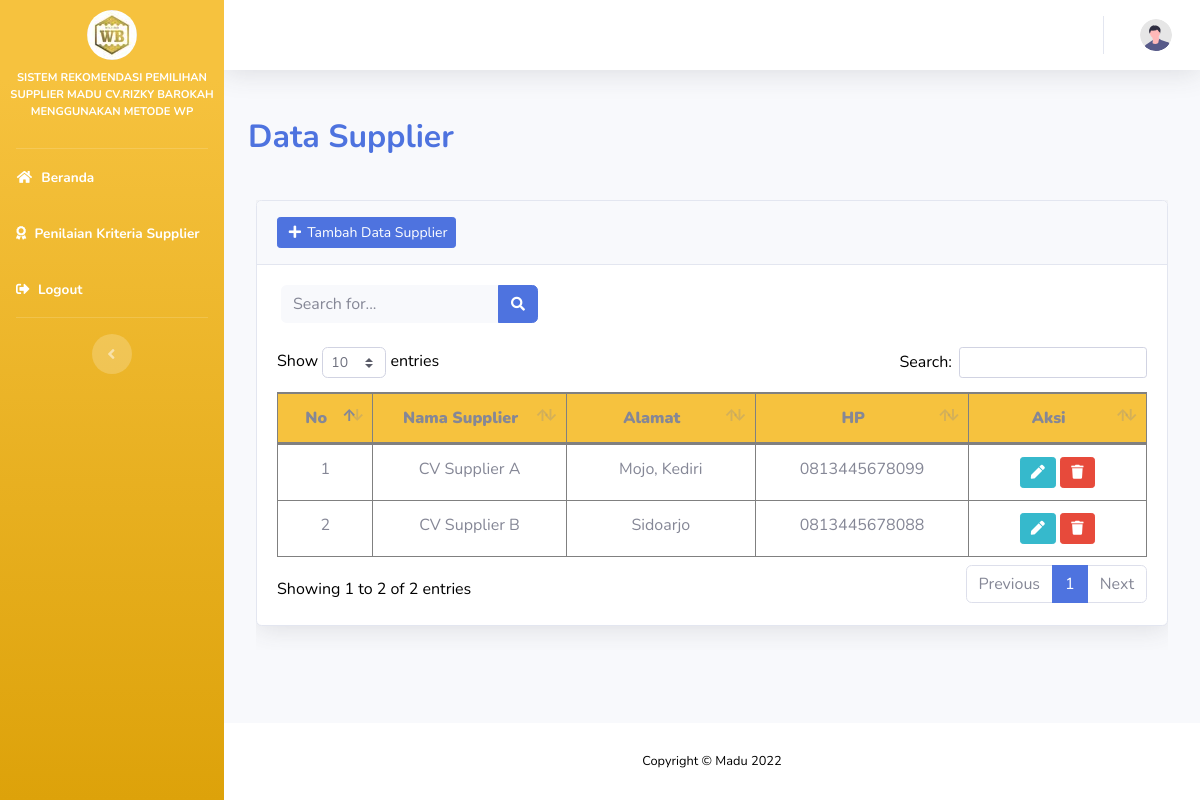
Page /index.php/supplier on the earlier database version.
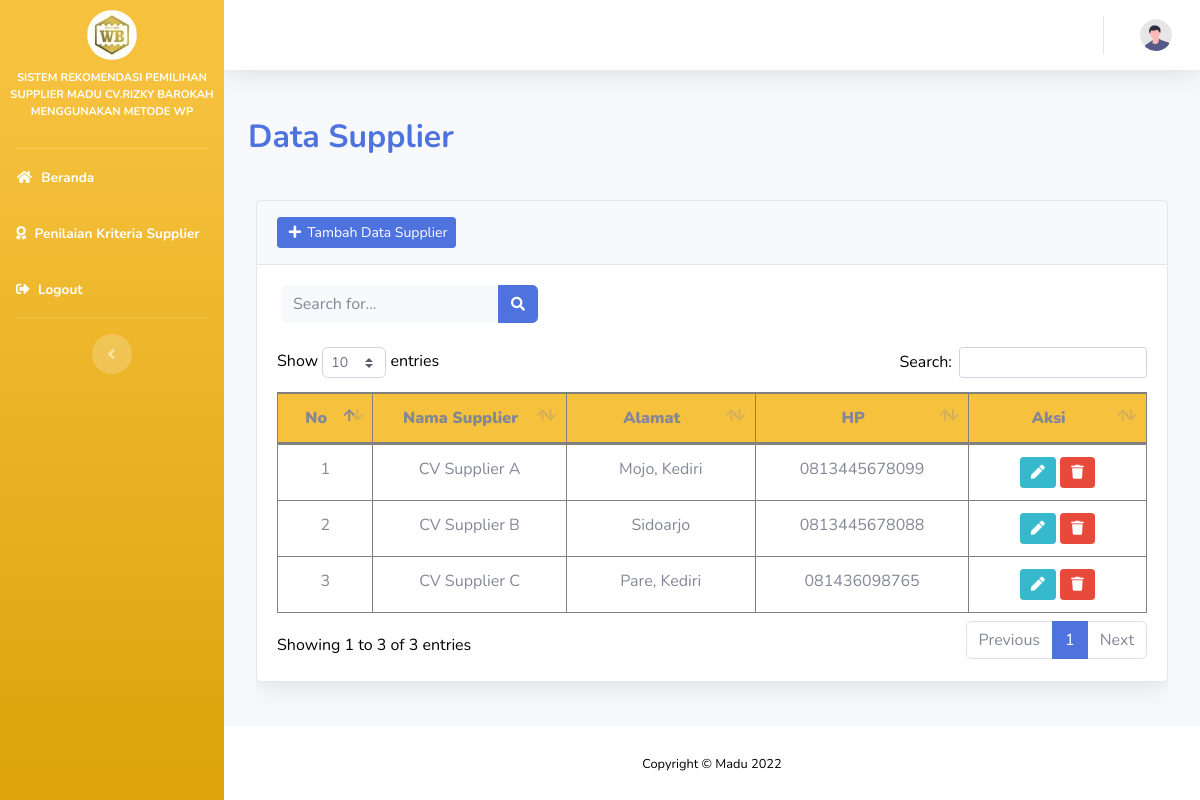
Same page on the later database version.
### tables this page shows
CREATE TABLE `supplier` (
  `id_supplier` int(11) NOT NULL,
  `nama` varchar(100) NOT NULL,
  `alamat` varchar(100) NOT NULL,
  `hp` varchar(20) NOT NULL,
  `id_admin` int(11) DEFAULT NULL
);

### application/controllers/Supplier.php (called while the page is built, shortened)
<?php
class Supplier extends CI_Controller
{
    public function __construct()
    {
        $this->load->model("supplier_model");
        $this->load->model("nilai_model");
        $this->load->model("bobot_model");
        $this->load->library('session');
        $this->load->library('form_validation');
        $this->load->library('pagination');
    }
    public function index()
    {
        $config['base_url'] = site_url('supplier/index');
        $config['total_rows'] = $this->db->count_all('supplier');
        $config['per_page'] = 5;
        $config["uri_segment"] = 3;
        $choice = $config["total_rows"] / $config["per_page"];
        $config["num_links"] = floor($choice);
        $config['first_link']       = 'First';
        $config['last_link']        = 'Last';
        $config['next_link']        = 'Next';
        $config['prev_link']        = 'Prev';
        $config['full_tag_open']    = '<div class="pagging text-center"><nav><ul class="pagination justify-content-center">';
        $config['full_tag_close']   = '</ul></nav></div>';
        $config['num_tag_open']     = '<li class="page-item"><span class="page-link">';
        $config['num_tag_close']    = '</span></li>';
        $config['cur_tag_open']     = '<li class="page-item active"><span class="page-link">';
        $config['cur_tag_close']    = '<span class="sr-only">(current)</span></span></li>';
        $config['next_tag_open']    = '<li class="page-item"><span class="page-link">';
        $config['next_tagl_close']  = '<span aria-hidden="true">&raquo;</span></span></li>';
        $config['prev_tag_open']    = '<li class="page-item"><span class="page-link">';
        $config['prev_tagl_close']  = '</span>Next</li>';
        $config['first_tag_open']   = '<li class="page-item"><span class="page-link">';
        $config['first_tagl_close'] = '</span></li>';
        $config['last_tag_open']    = '<li class="page-item"><span class="page-link">';
        $config['last_tagl_close']  = '</span></li>';
        $this->pagination->initialize($config);
        $data['page'] = ($this->uri->segment(3)) ? $this->uri->segment(3) : 0;
        $data['pagination'] = $this->pagination->create_links();
        if ($this->input->get('keyword')) {
            $data['keyword'] = $this->input->get('keyword');
            $this->load->model('supplier_model');
            $data['supplier'] = $this->supplier_model->search($data['keyword']);
            $this->load->view('supplier/list', $data);
        } else {
            $data['supplier'] = $this->supplier_model->get_supplier_list($config["per_page"], $data['page']);
            $data['nilai_supplier'] = $this->supplier_model->join2table()->result();
            $this->load->view('supplier/list', $data);
        }
    }
}

### index.php (called while the page is built, shortened)
<?php
require_once BASEPATH.'core/CodeIgniter.php';

### application/config/config.php (called while the page is built, shortened)
<?php
$config['base_url'] = 'http://localhost/madu';
$config['index_page'] = '';
$config['uri_protocol']    = 'REQUEST_URI';
$config['url_suffix'] = '';
$config['language']    = 'english';
$config['charset'] = 'UTF-8';
$config['enable_hooks'] = FALSE;
$config['subclass_prefix'] = 'MY_';
$config['composer_autoload'] = FALSE;
$config['permitted_uri_chars'] = 'a-z 0-9~%.:_\-\=';
$config['enable_query_strings'] = FALSE;
$config['controller_trigger'] = 'c';
$config['function_trigger'] = 'm';
$config['directory_trigger'] = 'd';
$config['allow_get_array'] = TRUE;
$config['log_threshold'] = 0;
$config['log_path'] = '';
$config['log_file_extension'] = '';
$config['log_file_permissions'] = 0644;
$config['log_date_format'] = 'Y-m-d H:i:s';
$config['error_views_path'] = '';
$config['cache_path'] = '';
$config['cache_query_string'] = FALSE;
$config['encryption_key'] = '';
$config['sess_driver'] = 'files';
$config['sess_cookie_name'] = 'ci_session';
$config['sess_expiration'] = 7200;
$config['sess_save_path'] = NULL;
$config['sess_match_ip'] = FALSE;
$config['sess_time_to_update'] = 300;
$config['sess_regenerate_destroy'] = FALSE;
$config['cookie_prefix']    = '';
$config['cookie_domain']    = '';
$config['cookie_path']        = '/';
$config['cookie_secure']    = FALSE;
$config['cookie_httponly']     = FALSE;
$config['standardize_newlines'] = FALSE;
$config['global_xss_filtering'] = FALSE;
$config['csrf_protection'] = FALSE;
$config['csrf_token_name'] = 'csrf_test_name';
$config['csrf_cookie_name'] = 'csrf_cookie_name';
$config['csrf_expire'] = 7200;
$config['csrf_regenerate'] = TRUE;
$config['csrf_exclude_uris'] = array();
$config['compress_output'] = FALSE;
$config['time_reference'] = 'local';
$config['rewrite_short_tags'] = FALSE;
$config['proxy_ips'] = '';

### application/models/Supplier_model.php (called while the page is built, shortened)
<?php defined('BASEPATH') OR exit('No direct script access allowed');
class Supplier_model extends CI_Model
{
    private $_table = "supplier";
	function get_supplier_list($limit, $start){
        $this->db->order_by('nama', 'ASC');
        return $this->db->get($this->_table, $limit, $start)->result();
    }
	function join2table(){
      $this->db->select('*');
      $this->db->from('supplier');
      $this->db->join('nilai','supplier.id_supplier = nilai.id_supplier');
      $query = $this->db->get();
      return $query;
   }
}

### application/views/supplier/list.php (the view, shortened to what this page needs)
<!DOCTYPE html>
<html lang="en">
<?php $this->load->view("head.php") ?>
<body id="page-top">
    <div id="wrapper">
        <?php $this->load->view("sidebar.php") ?>
        <div id="content-wrapper" class="d-flex flex-column">
            <div id="content">
                <?php $this->load->view("navbar.php") ?>
                <ul class="navbar-nav ml-auto">
                    <li class="nav-item no-arrow">
                    </li>
                </ul>
                <div class="container-fluid">
                    <div class="d-sm-flex align-items-center justify-content-between mb-4">
                        <h2 class="m-0 font-weight-bold text-primary">Data Supplier</h2>
                    </div>
                    <div class="row">
                        <div class="card-body">
                            <div id="wrapper">
                                <div id="content-wrapper">
                                    <div class="card shadow mb-4">
                                        <div class="card-header py-3">
                                            <a href="<?php echo site_url('supplier/add') ?>" class="btn btn-primary btn-sm"><i class="fas fa-fw fa-plus"></i> Tambah Data Supplier</a>
                                        </div>
                                        <div class="card-body">
                                            <div class="row">
                                                <form action="" method="get" class="d-none d-sm-inline-block form-inline mr-auto ml-md-3 my-2 my-md-0 mw-100 navbar-search">
                                                    <div class="input-group">
                                                        <input type="text" class="form-control bg-light border-0 small" placeholder="Search for..." aria-label="Search" aria-describedby="basic-addon2" name="keyword">
                                                        <div class="input-group-append">
                                                            <button class="btn btn-primary" type="submit">
                                                                <i class="fas fa-search fa-sm"></i>
                                                            </button>
                                                        </div>
                                                    </div>
                                                </form>
                                            </div>
                                            <br>
                                            <div class="table-responsive">
                                                <table class="table table-bordered" id="dataTable" width="100%" cellspacing="0">
                                                    <thead>
                                                        <tr style="background-color:#f6c23e;">
                                                            <th style="text-align:center"><strong>No</strong></th>
                                                            <th style="text-align:center"><strong>Nama Supplier</strong></th>
                                                            <th style="text-align:center"><strong>Alamat</strong></th>
                                                            <th style="text-align:center"><strong>HP</strong></th>
                                                            <th style="text-align:center"><strong>Aksi</strong></th>
                                                        </tr>
                                                    </thead>
                                                    <tbody>
                                                        <?php $no = 1;
                                                        foreach ($supplier as $sup) : ?>
                                                            <tr>
                                                                <td style="text-align:center" width="100">
                                                                    <?= $no++; ?>
                                                                <td style="text-align:center" width="250">
                                                                    <?php echo $sup->nama ?>
                                                                </td>
                                                                <td style="text-align:center" width="250">
                                                                    <?php echo $sup->alamat ?>
                                                                </td>
                                                                <td style="text-align:center" width="250">
                                                                    <?php echo $sup->hp ?>
                                                                </td>
                                                                <td style="text-align:center" width="250">
                                                                    <a href="<?php echo site_url('supplier/edit/' . $sup->id_supplier) ?>" class="btn btn-info btn-sm"><i class="fas fa-fw fa-pen" title="Edit"></i></a>
                                                                    <a onclick="if (confirm('Benarkah ingin menghapus?')){return true;}else{event.stopPropagation(); event.preventDefault();};" href="<?php echo site_url('supplier/delete/' . $sup->id_supplier) ?>" class="btn btn-danger btn-sm" title="Hapus"><i class="fas fa-fw fa-trash"></i></a>
                                                                </td>
                                                            </tr>
                                                        <?php endforeach; ?>
                                                    </tbody>
                                                </table>
                                            </div>
                                        </div>
                                    </div>
                                </div>
                            </div>
                        </div>
                    </div>
                </div>
            </div>
            <?php $this->load->view("footer.php") ?>
        </div>
    </div>
</body>
</html>

### application/views/head.php (shortened to what this page needs)
<head>
    <link href="<?= base_url("assets"); ?>/vendor/fontawesome-free/css/all.min.css" rel="stylesheet" type="text/css">
    <link href="<?= base_url("assets"); ?>/css/sb-admin-2.css" rel="stylesheet">
    <link href="<?= base_url("assets"); ?>/vendor/datatables/dataTables.bootstrap4.min.css" rel="stylesheet">
</head>

### application/views/sidebar.php (shortened to what this page needs)
<ul class="navbar-nav bg-gradient-warning sidebar sidebar-dark accordion navbar-fixed" id="accordionSidebar">
    <a class="sidebar-brand d-flex align-items-center justify-content-center" href="index.html">
        <div class="sidebar-brand-icon">
            <img class="img-profile rounded-circle" src="<?= base_url("assets"); ?>/img/logokecil.jpg">
        </div>
    </a>
    <div class="text-xs font-weight-bold text-white text-uppercase mb-1" style="text-align:center">
        Sistem Rekomendasi Pemilihan Supplier Madu CV.RIZKY BAROKAH MENGGUNAKAN METODE WP</div>
    <br>
    <hr class="sidebar-divider my-0">
    <li class="nav-item active">
        <a class="nav-link" href="<?= base_url("dashboard"); ?>">
            <i class="fas fa-fw fa-home"></i>
            <span>Beranda</span></a>
    </li>
    <?php if ($this->session->userdata('level') == 'admin') { ?>
        <li class="nav-item active">
            <a class="nav-link" href="<?= base_url("users"); ?>">
                <i class="fa fa-users"></i>
                <span> Data Users</span></a>
        </li>
        <li class="nav-item active">
            <a class="nav-link" href="<?= base_url("supplier"); ?>">
                <i class="fa fa-industry"></i>
                <span> Data Supplier</span></a>
        </li>
        <li class="nav-item active">
            <a class="nav-link" href="<?= base_url("bobot/edit/BT00001"); ?>">
                <i class="fa fa-weight-hanging"></i>
                <span> Pengaturan Bobot</span></a>
        </li>
        <li class="nav-item active">
            <a class="nav-link" href="<?= base_url("wp"); ?>">
                <i class="fas fa-fw fa-calculator"></i>
                <span> Hasil Rekomendasi</span></a>
        </li>
    <?php } else { ?>
        <li class="nav-item active">
            <a class="nav-link" href="<?= base_url("nilai"); ?>">
                <i class="fas fa-award"></i>
                <span> Penilaian Kriteria Supplier</span></a>
        </li>
    <?php } ?>
    <li class="nav-item active">
        <a class="nav-link" data-toggle="modal" data-target="#logoutModal">
            <i class="fas fa-sign-out-alt"></i>
            <span>Logout</span></a>
    </li>
    <hr class="sidebar-divider d-none d-md-block">
    <div class="text-center d-none d-md-inline">
        <button class="rounded-circle border-0" id="sidebarToggle"></button>
    </div>
</ul>

### application/views/navbar.php (shortened to what this page needs)
<nav class="navbar navbar-expand navbar-light bg-white topbar mb-4 static-top shadow">
    <ul class="navbar-nav ml-auto">
        <li class="nav-item dropdown no-arrow mx-1">
        <li class="nav-item dropdown no-arrow">
            <a class="nav-link dropdown-toggle" href="#" id="userDropdown" role="button" data-toggle="dropdown" aria-haspopup="true" aria-expanded="false">
                <img class="img-profile rounded-circle" src="<?= base_url("assets"); ?>/img/undraw_profile.svg">
            </a>
        </li>
    </ul>
</nav>

### application/views/footer.php
<footer class="sticky-footer bg-white">
    <div class="container my-auto">
        <div class="copyright text-center my-auto">
            <span>Copyright &copy; Madu 2022</span>
        </div>
    </div>
</footer>

Differences in the rows shown:
added supplier: nama "CV Supplier C", alamat "Pare, Kediri", hp "081436098765"
Other differences:
text written by a page script: "Show entries Search: Showing 1 to 2 of 2 entries Previous 1 Next" → "Show entries Search: Showing 1 to 3 of 3 entries Previous 1 Next"
